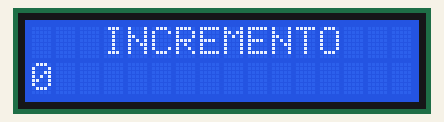
This sketch was run on a simulated Arduino Uno, built with avr-gcc and run on an emulated ATmega328P. Shown: 16×2 character LCD.

Above: at 0.2 s.
At 4.1 s:
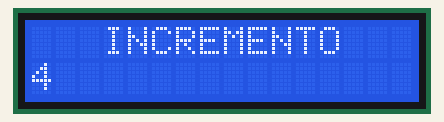
At 9.1 s:
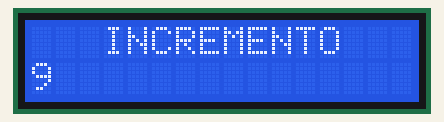
At 19.1 s:
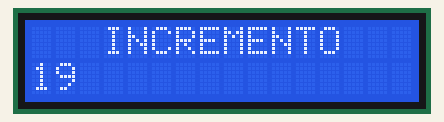
At 29.1 s:
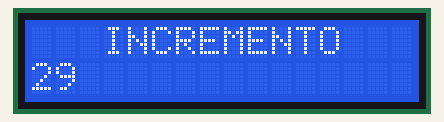
At 39.1 s:
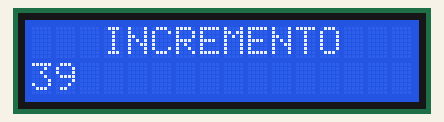

Measured:
- what the display in image 1 shows lasts 1.0 s, from 4.0 s to 5.0 s

The sketch:

sketch_nov27a.ino
```cpp
#include <Wire.h> //iniciamos las librerias
#include <LiquidCrystal_I2C.h>

LiquidCrystal_I2C lcd(0x3F,16,2);// codigo de la LCD

void setup()
{
 lcd.init();//se inicializa el LCD
 lcd.backlight();//Se conecta la iluminacion de la LCD

  lcd.begin(16,2);//posicion del texto
  lcd.print("   INCREMENTO");//imprimimos un texto
}


void loop()
{
  lcd.setCursor(0,1);//posicion del cursor
  lcd.print(millis()/1000);//imprimimos el tiempo en segundos
}
```
